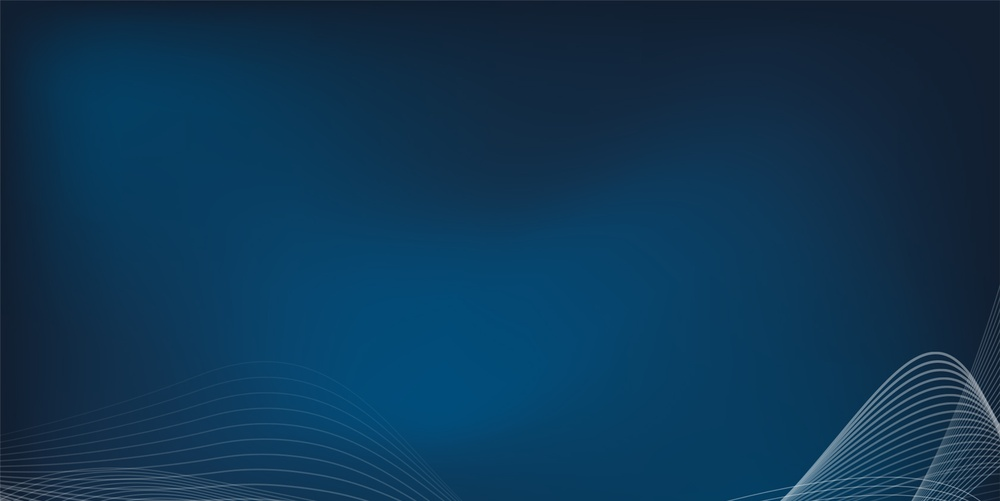
#> input picture templates/common/404/images/1.jpg, 1000 x 501 px, shrunk from 1680 x 842 before the run, found by its file name
$ python testai.py
#> lines starting #> are read from the running program, lines starting #| are printed output that depends on the picture
# -*- coding: utf-8 -*-
__author__ = 'xi'
__date__ = '2019/2/22 9:06'

import cv2

# print(cv2.__version__)

# 读取图片
file_path = "G:/11.GitHubRepositories/faceRecognition/static/img/1.jpg"
img = cv2.imread(file_path)
#> img is the input picture: shape (501, 1000, 3); mean B, G, R 84.6, 54.4, 13.9

# 图片灰化
img_gray = cv2.cvtColor(img, cv2.COLOR_BGR2GRAY)
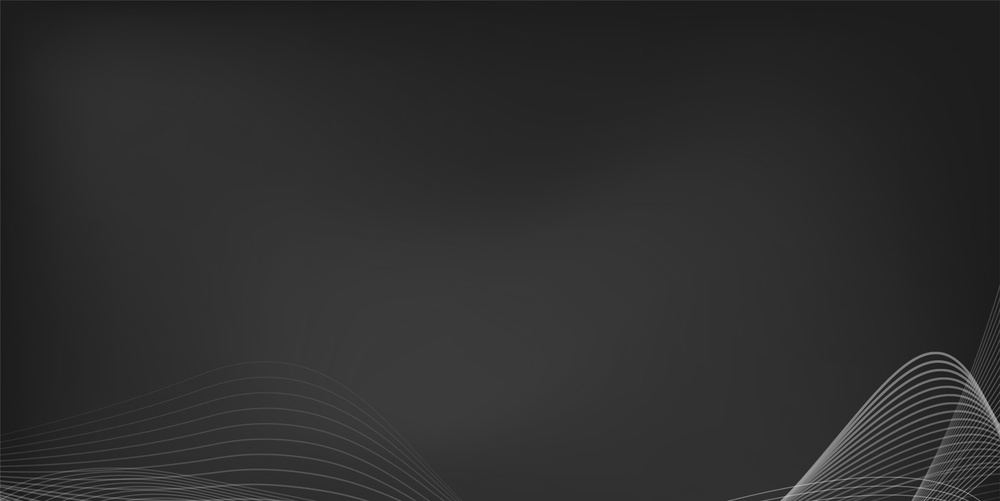
#> img_gray: shape (501, 1000); min 16, max 188, mean 45.7

# 框 坐标轴设置
# x = y = 10
# 框 大小设置
# w = 100
# 框 颜色设置
color = (0, 0, 255)
# 绘制

# G:\11.GitHubRepositories\faceRecognition\EXT_RES\opencv-master\data\haarcascades\haarcascade_frontalface_default.xml
# OpenCV人脸识别分类器
classifier = cv2.CascadeClassifier(
    "G:/11.GitHubRepositories/faceRecognition/EXT_RES/opencv-master/data/haarcascades/haarcascade_frontalface_default.xml"
)
# 调用识别人脸
"""
分类器classifier.detectMultiScale(gray, scaleFactor=1.2, minNeighbors=3, minSize=(32, 32))参数说明：

gray：转换的灰图

scaleFactor：图像缩放比例，可理解为相机的X倍镜

minNeighbors：对特征检测点周边多少有效点同时检测，这样可避免因选取的特征检测点太小而导致遗漏

minSize：特征检测点的最小尺寸
"""
faceRects = classifier.detectMultiScale(
    img_gray, scaleFactor=1.2, minNeighbors=3, minSize=(32, 32))
#> faceRects = ()

if len(faceRects):  # 大于0则检测到人脸
    for faceRect in faceRects:  # 单独框出每一张人脸
        x, y, w, h = faceRect
        # 框出人脸
        cv2.rectangle(img, (x, y), (x + h, y + w), color, 2)
        # 左眼
        cv2.circle(img, (x + w // 3, y + h // 8 + 18), min(w // 6, h // 6),
                   color, 2)
        # 右眼
        cv2.circle(img, (x + 3 * w // 4, y + h // 8 + 18), min(w // 6, h // 6),
                   color, 2)
        # 嘴巴
        cv2.rectangle(img, (x + 3 * w // 8, y + 3 * h // 4),
                      (x + 5 * w // 8, y + 7 * h // 8), color, 2)

# cv2.namedWindow("Girl")

# 显示
cv2.imshow("Baby Girl", img)
cv2.waitKey(0)
cv2.destroyAllWindows()
